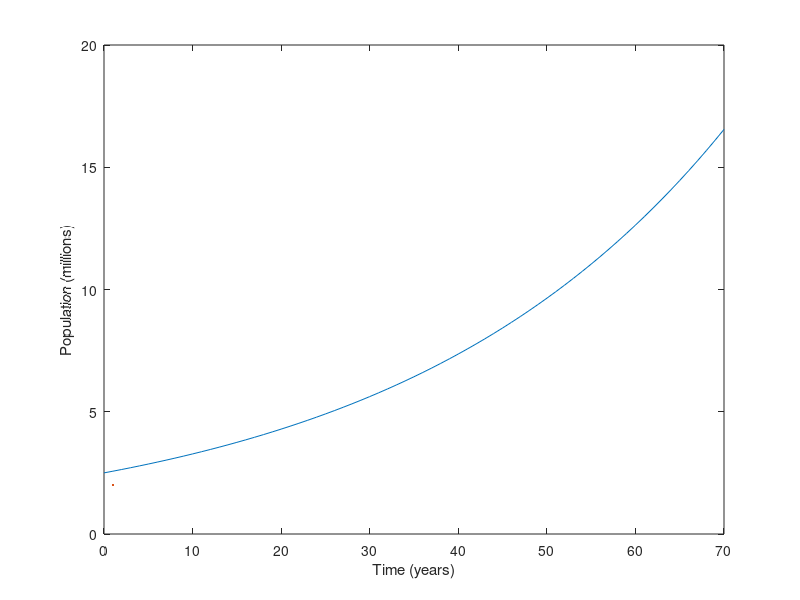

Write MATLAB code to recreate this figure.
% Population parameters
    P0 = 2.50; % Intial popoulation 
    r = 0.027; % Growt rate 2.7%

% Timescale
    t_start = 0;  t_end = 70;  t_diff = 1; 

% Years of interest
    t_expl= t_start:t_diff:t_end;

 % Results
    P_expl= P0*exp(r*t_expl);

% Plot
    plot(t_expl, P_expl, LineWidth=2)
    xlabel("Time (years)");  
    ylabel("Population (millions)"), 
    ylim([0, 20])